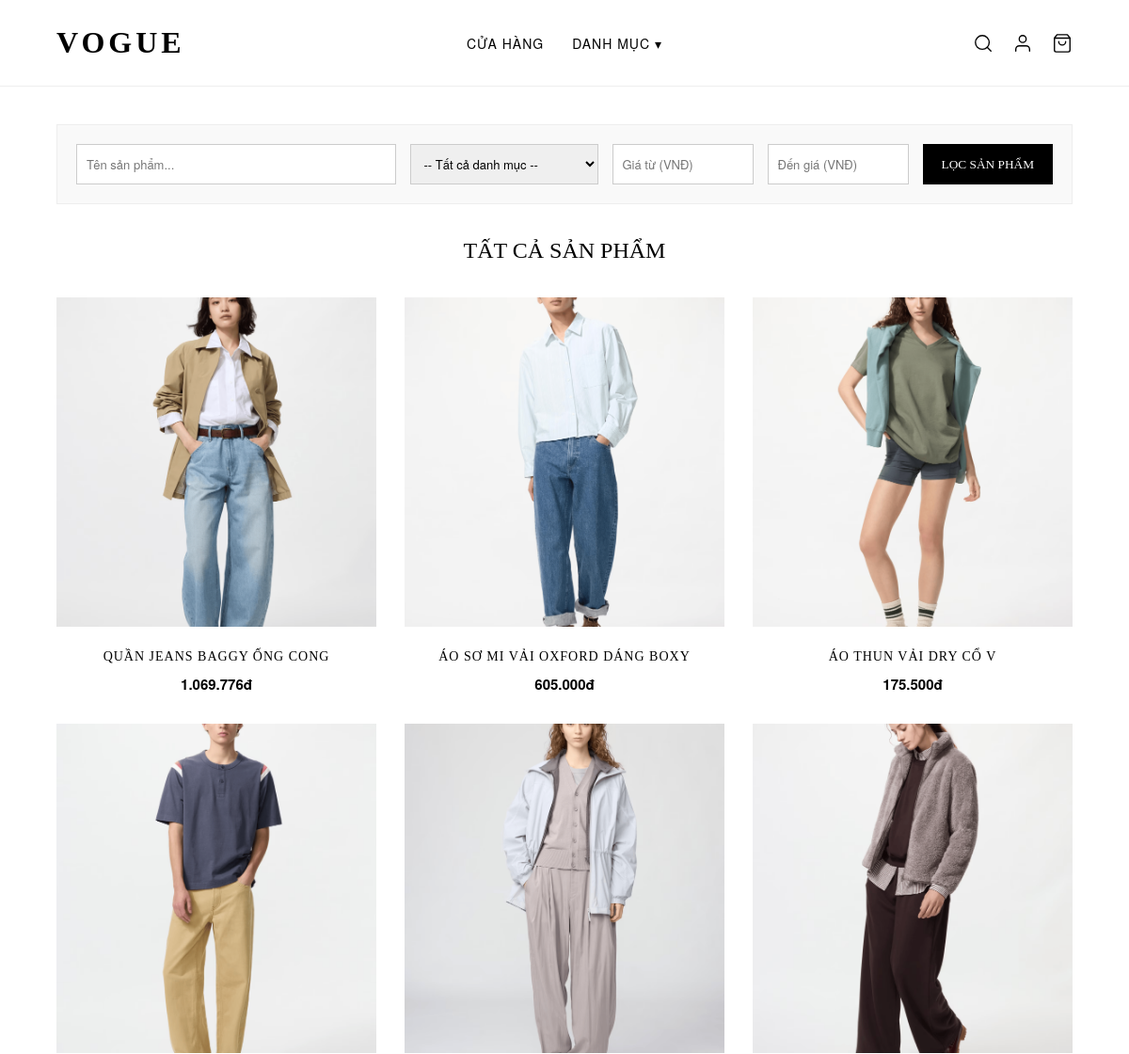
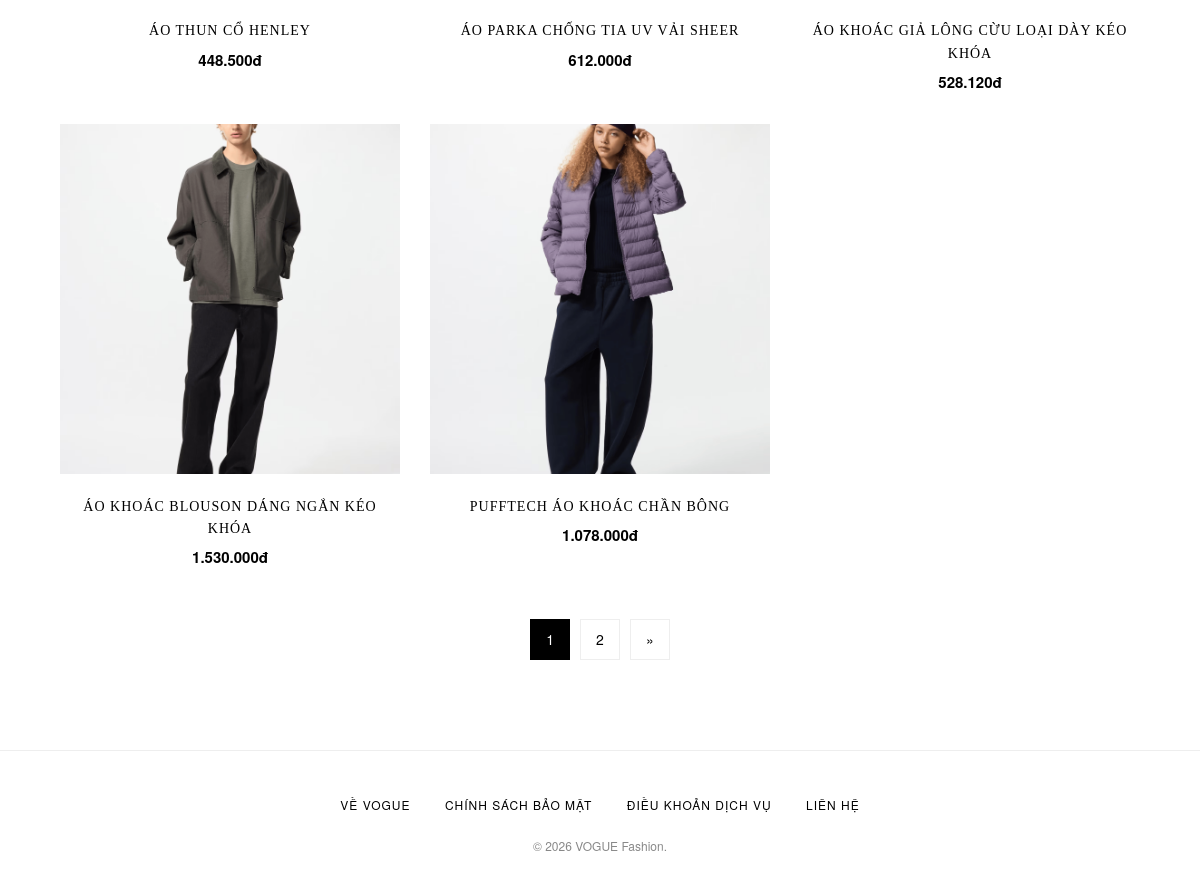
The page /shop.php on the database its author committed (2 pictures, top to bottom).
### tables this page shows
CREATE TABLE `products` (
  `id` int(11) NOT NULL,
  `code` varchar(50) NOT NULL,
  `name` varchar(255) NOT NULL,
  `category_id` int(11) NOT NULL,
  `supplier_id` int(11) NOT NULL,
  `description` text DEFAULT NULL,
  `unit` varchar(50) NOT NULL,
  `initial_quantity` int(11) DEFAULT 0,
  `cost_price` decimal(15,2) NOT NULL DEFAULT 0.00,
  `image` varchar(255) DEFAULT NULL,
  `selling_price` decimal(15,2) NOT NULL DEFAULT 0.00,
  `profit_margin` decimal(5,2) NOT NULL,
  `status` enum('visible','hidden','deleted') DEFAULT 'visible',
  `created_at` datetime DEFAULT current_timestamp()
);

### shop.php (the view, shortened to what this page needs)
<?php
require_once 'includes/header.php';
$search = isset($_GET['search']) ? trim($_GET['search']) : '';
$min_price = isset($_GET['min_price']) && $_GET['min_price'] !== '' ? (float)$_GET['min_price'] : 0;
$max_price = isset($_GET['max_price']) && $_GET['max_price'] !== '' ? (float)$_GET['max_price'] : 0;
$limit = 8;
$page = isset($_GET['page']) && (int)$_GET['page'] > 0 ? (int)$_GET['page'] : 1;
$offset = ($page - 1) * $limit;
$sql = "SELECT *, selling_price as final_price FROM products WHERE status = 'visible'";
$count_sql = "SELECT COUNT(*) as total FROM ($sql) as temp_table";
$total_res = $conn->query($count_sql);
$total_rows = $total_res->fetch_assoc()['total'];
$total_pages = ceil($total_rows / $limit);
$sql .= " ORDER BY id DESC LIMIT $limit OFFSET $offset";
$products = $conn->query($sql);
?>
<main style="padding: 40px 0;">
    <div class="container">
        <div class="filter-bar">
            <form action="shop.php" method="GET" style="display: flex; gap: 15px; flex-wrap: wrap; width: 100%;">
                <input type="text" name="search" placeholder="Tên sản phẩm..." value="<?php echo htmlspecialchars($search); ?>" style="flex: 1; min-width: 200px;">
                <select name="category" style="width: 200px;">
                    <option value="0">-- Tất cả danh mục --</option>
                </select>
                <input type="number" name="min_price" placeholder="Giá từ (VNĐ)" value="<?php echo $min_price > 0 ? $min_price : ''; ?>" min="0" style="width: 150px;">
                <input type="number" name="max_price" placeholder="Đến giá (VNĐ)" value="<?php echo $max_price > 0 ? $max_price : ''; ?>" min="0" style="width: 150px;">
                <button type="submit">Lọc Sản Phẩm</button>
            </form>
        </div>
        <h2 style="margin-bottom: 30px; text-align: center;">TẤT CẢ SẢN PHẨM</h2>
        <?php if($products->num_rows > 0): ?>
            <div class="product-grid">
                <?php while($p = $products->fetch_assoc()): ?>
                    <a href="product_detail.php?id=<?php echo $p['id']; ?>" class="product-card">
                        <?php if($p['image']): ?>
                            <img src="<?php echo $p['image']; ?>" alt="<?php echo htmlspecialchars($p['name']); ?>" class="product-image">
                        <?php else: ?>
                            <div class="product-image" style="display: flex; align-items: center; justify-content: center; color: #999;">Không có hình</div>
                        <?php endif; ?>
                        <h3 class="product-title"><?php echo htmlspecialchars($p['name']); ?></h3>
                        <p class="product-price"><?php echo number_format($p['final_price'], 0, ',', '.'); ?>đ</p>
                    </a>
                <?php endwhile; ?>
            </div>
            <?php if($total_pages > 1): ?>
                <div class="pagination">
                    <?php
                    $query_string = "";
                    for($i = 1; $i <= $total_pages; $i++) {
                        if($i == $page) {
                            echo '<span class="active">'.$i.'</span>';
                        } else {
                            echo '<a href="shop.php?page='.$i.$query_string.'">'.$i.'</a>';
                        }
                    }
                    if($page < $total_pages) {
                        echo '<a href="shop.php?page='.($page + 1).$query_string.'">&raquo;</a>';
                    }
                    ?>
                </div>
            <?php endif; ?>
        <?php else: ?>
            <p style="text-align: center; color: #666; padding: 50px 0;">Không tìm thấy sản phẩm nào phù hợp với yêu cầu của bạn.</p>
        <?php endif; ?>
    </div>
</main>
<?php require_once 'includes/footer.php'; ?>

### assets/css/style.css (style rules this page uses)
* { margin: 0; padding: 0; box-sizing: border-box; font-family: 'Helvetica Neue', Helvetica, Arial, sans-serif; }
h1, h2, h3, h4, h5, h6 { font-family: 'Times New Roman', Times, serif; font-weight: normal; color: #000000; }
body { background-color: #ffffff; color: #000000; line-height: 1.6; display: flex; flex-direction: column; min-height: 100vh; }
a { text-decoration: none; color: #000000; transition: color 0.3s ease, opacity 0.3s ease; }
.container { width: 90%; max-width: 1200px; margin: 0 auto; }
main { flex: 1; padding: 40px 0; }
.filter-bar { background: #f9f9f9; padding: 20px; margin-bottom: 30px; display: flex; gap: 15px; flex-wrap: wrap; align-items: center; border: 1px solid #eee; }
.filter-bar input, .filter-bar select { padding: 10px; border: 1px solid #ccc; outline: none; font-size: 13px; }
.filter-bar button { background: #000; color: #fff; border: none; padding: 10px 20px; cursor: pointer; text-transform: uppercase; font-family: 'Times New Roman', Times, serif; transition: 0.3s; }
.product-grid { display: grid; grid-template-columns: repeat(auto-fill, minmax(250px, 1fr)); gap: 30px; }
.product-card { text-align: center; transition: transform 0.3s ease; display: block; }
.product-image { width: 100%; height: 350px; object-fit: cover; background: #f5f5f5; margin-bottom: 15px; }
.product-title { font-size: 14px; text-transform: uppercase; margin-bottom: 5px; letter-spacing: 1px; color: #000; }
.product-price { font-weight: bold; color: #000; font-size: 15px; }
.pagination { display: flex; justify-content: center; gap: 10px; margin-top: 50px; margin-bottom: 50px; }
.pagination a, .pagination span { padding: 8px 15px; border: 1px solid #eee; text-decoration: none; color: #000; font-size: 14px; transition: 0.3s; }
.pagination a:hover, .pagination span.active { background: #000; color: #fff; border-color: #000; }

### rows shown on the page
products: image (picture), name "QUẦN JEANS BAGGY ỐNG CONG", selling_price "1.069.776"
products: image (picture), name "ÁO SƠ MI VẢI OXFORD DÁNG BOXY", selling_price "605.000"
products: image (picture), name "ÁO THUN VẢI DRY CỔ V", selling_price "175.500"
products: image (picture), name "ÁO THUN CỔ HENLEY", selling_price "448.500"
products: image (picture), name "ÁO PARKA CHỐNG TIA UV VẢI SHEER", selling_price "612.000"
products: image (picture), name "ÁO KHOÁC GIẢ LÔNG CỪU LOẠI DÀY KÉO KHÓA", selling_price "528.120"
products: image (picture), name "ÁO KHOÁC BLOUSON DÁNG NGẮN KÉO KHÓA", selling_price "1.530.000"
products: image (picture), name "PUFFTECH ÁO KHOÁC CHẦN BÔNG", selling_price "1.078.000"
